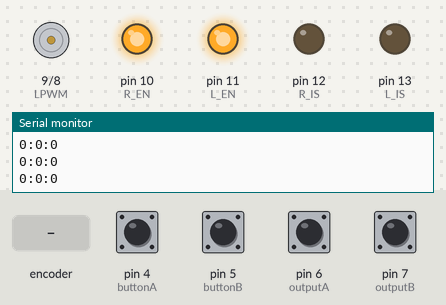
Simulated run of this sketch. Board: Arduino Uno, built with avr-gcc and run on an emulated ATmega328P. Shown: motor-driver pin pairs drawn as motors (green arrow = first pin HIGH = forward, orange = second pin HIGH = backward, longer = more drive), output pins drawn as LEDs (lit = HIGH), the last lines printed to the serial monitor. The test bench sets the inputs (shaded band); at power-on: pin 6 (outputA), pin 7 (outputB) HIGH, pin 4 (buttonA), pin 5 (buttonB) LOW.

Above: at 1.2 s.
1.3 s: rotary encoder on pin 6 (outputA) / pin 7 (outputB) turned 3 steps (first pin leading)
At 2.4 s:
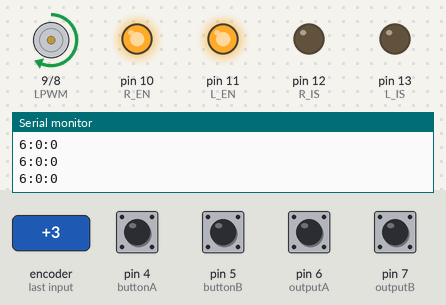
7.3 s: rotary encoder on pin 6 (outputA) / pin 7 (outputB) turned 3 steps (first pin leading)
At 7.43 s:
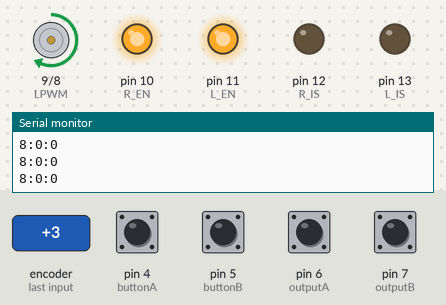
Timing chart, 0 to 10.3 s (numbered marks = the images above; inputs shaded):
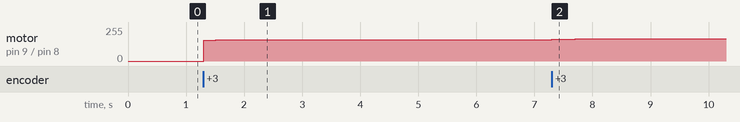

The sketch:

FFB_steer.ino
```cpp
#define outputA 6
#define outputB 7

#define RPWM 8
#define LPWM 9
#define R_EN 10
#define L_EN 11
#define R_IS 12
#define L_IS 13

#define buttonA 4
#define buttonB 5

int counter = 0;
int aState;
int aLastState;

int accState = 0;
int bacState = 0;

void setup(){
   pinMode(outputA,INPUT);
   pinMode(outputB,INPUT);

   pinMode(buttonA,INPUT);
   pinMode(buttonB,INPUT);

   pinMode(RPWM, OUTPUT);
   pinMode(LPWM, OUTPUT);
   pinMode(R_EN, OUTPUT);
   pinMode(L_EN, OUTPUT);
   pinMode(R_IS, OUTPUT);
   pinMode(L_IS, OUTPUT);

   digitalWrite(R_IS, LOW);
   digitalWrite(L_IS, LOW);
   digitalWrite(R_EN, HIGH);
   digitalWrite(L_EN, HIGH);

   Serial.begin(9600);
   aLastState = digitalRead(outputA);
}

void loop() {
   String msg = ":";

   aState = digitalRead(outputA);
   if(aState != aLastState){
     if(digitalRead(outputB) != aState) {
       counter ++;
     }else{
       counter --;
     }
   }
   aLastState = aState;

   accState = digitalRead(buttonA);
   if(accState==HIGH){
     msg += "1:";
   }else{
     msg += "0:";
   }

   bacState = digitalRead(buttonB);
   if(bacState==HIGH){
     msg += "1";
   }else{
     msg += "0";
   }

   Serial.println(counter+msg);

   int pwm = 155;
   if(counter<0){
     pwm += counter*(-1);
   }else{
     pwm += counter;
   }
   if(pwm>255) pwm = 255;

   if(counter<0){
     analogWrite(RPWM, pwm);
     analogWrite(LPWM, 0);
   }else if(counter>0){
     analogWrite(RPWM, 0);
     analogWrite(LPWM, pwm);
   }else{
     analogWrite(RPWM, 0);
     analogWrite(LPWM, 0);
   }
   delay(10);
}
```

Measured:
- after the input at 1.3 s, motor on pin 9 (LPWM) / pin 8 (RPWM): stopped → forward 157/255 at once, → forward 159/255 0.21 s later, → forward 161/255 0.19 s later
- after the input at 7.3 s, motor on pin 9 (LPWM) / pin 8 (RPWM): forward 161/255 → forward 163/255 at once, → forward 165/255 0.21 s later, → forward 167/255 0.20 s later
